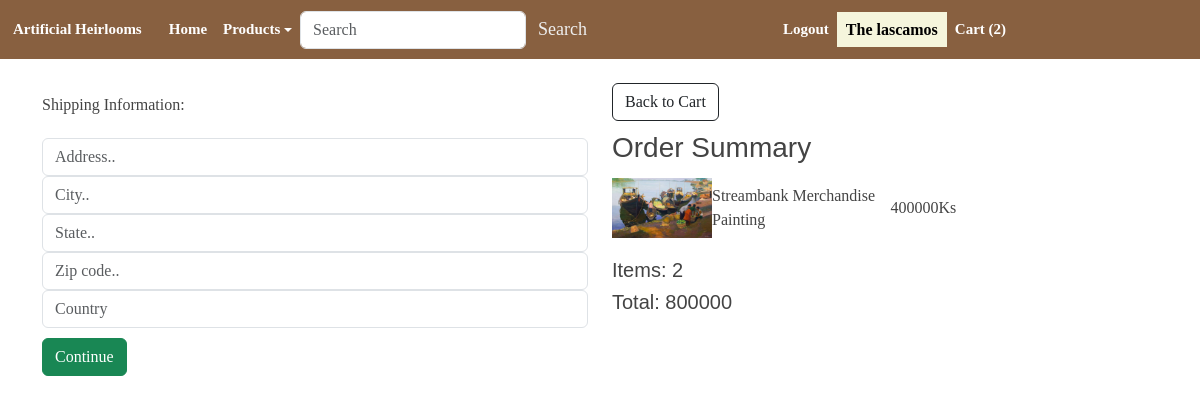
/checkout/ (signed in), run on an earlier commit of the app's database.
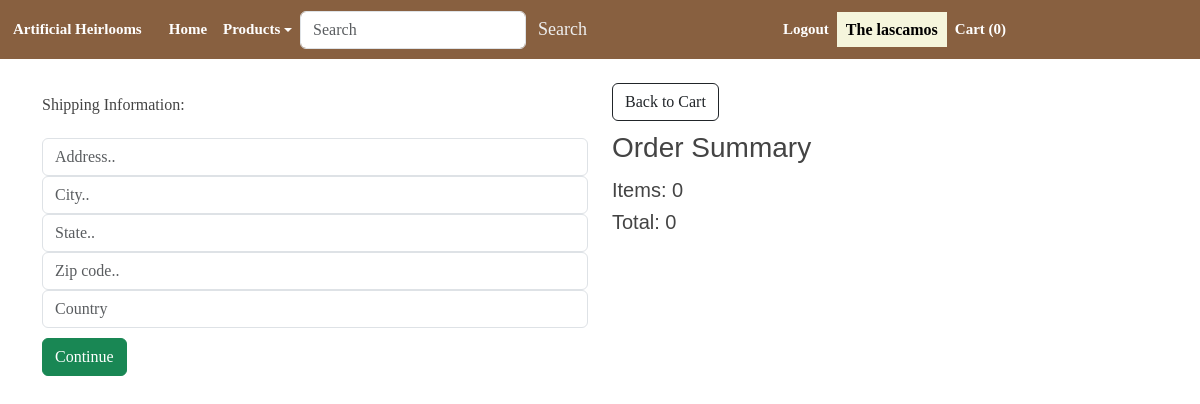
And on a later commit of the database.
### shop/models.py (models this page shows, shortened)
class Order(models.Model):
    customer = models.ForeignKey(User, on_delete=models.SET_NULL, null=True, blank=True)
    date_ordered = models.DateTimeField(auto_now_add=True)
    complete = models.BooleanField(default=False, null=True, blank=True)
    transaction_id = models.CharField(max_length=200, null=True)
    @property
    def get_cart_total(self):
        orderitems = self.orderitem_set.all()
        total = sum([item.get_total for item in orderitems])
        return total
    @property
    def get_cart_items(self):
        orderitems = self.orderitem_set.all()
        total = sum([item.quantity for item in orderitems])
        return total

class OrderItem(models.Model):
    product = models.ForeignKey(Product, on_delete=models.SET_NULL, null=True, blank=True)
    order = models.ForeignKey(Order, on_delete=models.SET_NULL, null=True, blank=True)
    quantity = models.IntegerField(default=0, null=True, blank=True)
    date_added = models.DateTimeField(auto_now_add=True)
    @property
    def get_total(self):
        total = self.product.price * self.quantity
        return total

class Product(models.Model):
    name = models.CharField(max_length=200, null=False)
    image = models.ImageField(upload_to='item_images/', null=True, blank=True)
    description = models.TextField(blank=True)
    price = models.DecimalField(max_digits=10, decimal_places=0)
    stock = models.PositiveIntegerField(default=0)
    category = models.ForeignKey('Category', on_delete=models.CASCADE, null=True, blank=True)
    @property
    def imageURL(self):
        try:
            url = self.image.url
        except:
            url = ''
        return url

### shop/views.py (the view)
# urls.py: path('checkout/', views.checkout, name = 'checkout'),
def checkout(request):
    if request.user.is_authenticated:
        customer = request.user
        order, created = Order.objects.get_or_create(customer=customer, complete=False)
        items = order.orderitem_set.all()
    else:
        items = []
        order = {'get_cart_total':0, 'get_cart_items':0}
    context = {
        'items': items,
        'order': order
    }
    return render(request, 'checkout.html', context)

### shop/templates/checkout.html (shortened to what this page needs)
{% extends 'master.html' %}
{% load static %}
{% block content %}
  <div class="row">
		<div class="col-lg-6">
			<div class="box-element" id="form-wrapper">
				<form id="form">
					<div id="shipping-info">
						<p>Shipping Information:</p>
						<div class="form-field">
							<input class="form-control" type="text" name="address" placeholder="Address..">
						</div>
						<div class="form-field">
							<input class="form-control" type="text" name="city" placeholder="City..">
						</div>
						<div class="form-field">
							<input class="form-control" type="text" name="state" placeholder="State..">
						</div>
						<div class="form-field">
							<input class="form-control" type="text" name="zipcode" placeholder="Zip code..">
						</div>
						<div class="form-field">
							<input class="form-control" type="text" name="country" placeholder="Country">
						</div>
					</div>
					<input id="form-button" class="btn btn-success btn-block" type="submit" value="Continue">
				</form>
			</div>
			<br>
		</div>
		<div class="col-lg-6">
			<div class="box-element">
			<a class="btn btn-outline-dark" href="{% url 'cart' %}">
			Back to Cart
			</a>
			<h3>Order Summary</h3>
				{% for item in items %}
				<div class="cart-row">
						<div style="flex:1"><img class="row-image" src="{{ item.product.imageURL }}"></div>
						<div style="flex:2"> {{ item.product.name }} </div>
						<div style="flex:1"> {{ item.product.price }}Ks </div>
				</div>
				{% endfor %}
        	<h5>Items: {{ order.get_cart_items }} </h5>
			<h5>Total: {{ order.get_cart_total }} </h5>
			</div>
		</div>
	</div>
{% endblock content %}

### shop/templates/master.html (shortened to what this page needs)
<!DOCTYPE html>
{% load static %}
<html>
<head>
    {% load bootstrap5 %}
    {% bootstrap_css %}
    <link rel="stylesheet" type = 'text/css'  href="{% static 'css/custom.css' %}">
</head>
<body>
    <nav class="navbar navbar-expand-lg">
        <a class="navbar-brand" href="/">Artificial Heirlooms</a>
        <div class="collapse navbar-collapse" id="navbarSupportedContent">
          <ul class="navbar-nav mr-auto">
            <li class="nav-item active">
              <a class="nav-link" href="/">Home</span></a>
            </li>
            <li class="nav-item dropdown">
              <a class="nav-link dropdown-toggle" href="#" id="navbarDropdown" role="button" data-bs-toggle="dropdown" aria-expanded="false">
                  Products
              </a>
          </li>
          </ul>
          <form class="form-inline my-2 my-lg-0" style="display: flex; align-items: center;" action="{% url 'search_products' %}" method="GET">
            <input class="form-control mr-sm-2" type="search" placeholder="Search" aria-label="Search" name="q" value="{{ query }}">
            <button class="btn btn-outline-success" type="submit">Search</button>
        </form>
        </div>
        <div class="collapse navbar-collapse" id="navbarNav">
          <ul class="navbar-nav ml-auto">
            {% if user.is_authenticated %}
            <li class="nav-item">
              <a class="nav-link" href="{% url 'logout' %}">Logout</a>
            </li>
            <li class="nav-item">
              <span class="mr-2 navbar-username"> The {{ user.username }} </span>
            </li>
              <a class="nav-link" href="/cart/">Cart ({{ order.get_cart_items }})</a>
            {% endif %}
          </ul>
      </div>
    </nav>
<div class="container">
    <br>
    {% block content %}{% endblock %}
</div>
</body>
</html>

What changed in the data, as far as the page shows it:
no longer on this page (row edited): Order: get_cart_items "2", get_cart_total "800000"
no longer on this page (row unchanged): OrderItem: product.imageURL (picture), product.name "Streambank Merchandise Painting", product.price "400000"
added Order: get_cart_items "0", get_cart_total "0"
